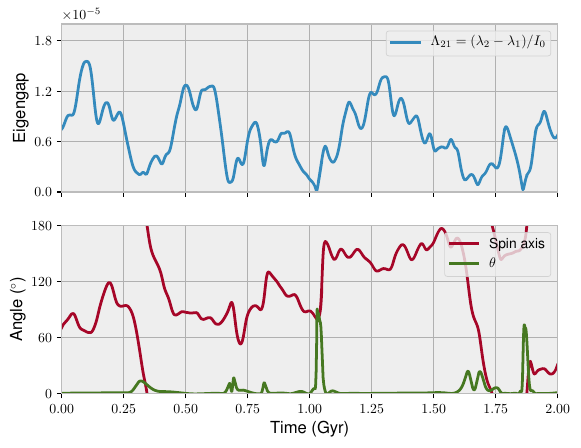

Write Python code to recreate this figure.
import matplotlib
import matplotlib.pyplot as plt
import matplotlib.ticker
import numpy as np

import scipy.signal as signal
import scipy.interpolate as interp

try:
  plt.style.use('./tpw_rate.mplstyle')
except AttributeError:
  print("old matplotlib version?")
except ValueError:
  print("Cannot find the requested stylesheet")

data = np.loadtxt('statistics_500', skiprows=50, usecols=(1,17,18,19,20))

rho = 3300
alpha_0 = 4.e-5
delta_T_0 = 200.0
k = 4.1
cp = 1250.
kappa = k/rho/cp
eta_0 = 1.e21
D = 6371.e3
g = 9.81

time = data[:,0]/1.e9
t_start = 9.
time = time - t_start
tmin = 0.
tmax = 2.

mismatch = data[:,2]
#Interpolate using splines for a bit nicer-looking curves
theta = interp.UnivariateSpline( time, mismatch, s=8.e4)

eig1 = data[:,3]
eig2 = data[:,4]
eigmean = np.mean(eig1 + eig2)/2.
eigdiff = (eig1-eig2)/eigmean

spin = data[:,1]

pos = np.where(np.abs(np.diff(spin)) >= 10.0)[0]
time[pos] = np.nan
spin[pos] = np.nan

fig = plt.figure()
ax = fig.add_subplot(211)

ax.plot(time, eigdiff, label=r'$\Lambda_{21} = (\lambda_2-\lambda_1)/I_0$')
plt.xlim(tmin, tmax)
plt.ylim(0., 2.e-5)
ax.legend(loc='upper right')
ax.xaxis.set_major_formatter(matplotlib.ticker.NullFormatter())
ax.yaxis.set_major_locator(matplotlib.ticker.MaxNLocator(nbins=4, prune=None))
plt.ylabel(r'Eigengap')

ax = fig.add_subplot(212)

ax.plot(np.array([]), np.array([]))
ax.plot(time, spin, label=r'Spin axis')
ax.plot(np.array([]), np.array([]))
ax.plot(time, theta(time), label=r'$\theta$')
plt.xlim(tmin, tmax)
plt.ylim(0., 180.)
ax.legend(loc='upper right')
ax.yaxis.set_major_locator(matplotlib.ticker.MaxNLocator(nbins=3, prune=None))
plt.xlabel(r"Time (Gyr)")
plt.ylabel(r"Angle ($^\circ$)")

plt.savefig("misfit.pdf", bbox_inches='tight')
